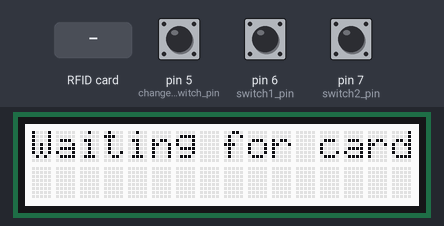
The sketch below on a simulated Arduino Uno, built with avr-gcc and run on an emulated ATmega328P. Parts: 16×2 character LCD. The test bench sets the inputs (shaded band); at power-on: pin 5 (change_switch_pin) LOW, pin 6 (switch1_pin) HIGH, pin 7 (switch2_pin) HIGH. What the sketch prints to the serial monitor is not drawn.

Above: at 1.2 s.
1.3 s: RFID card 5E 7A 19 C4 held to the reader
At 2.2 s:
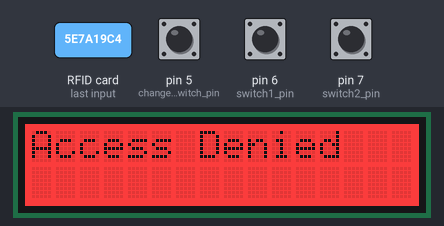
Timing chart, 0 to 4.3 s (numbered marks = the images above; inputs shaded):
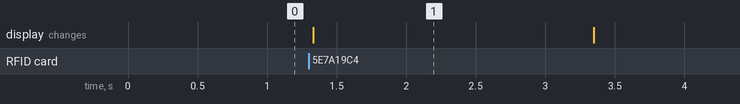

The sketch:

RFID.ino
```cpp
/*
 * Jimmy Hickey
 * Store up to 4 RFID IDs
 * When another is read, check it against the pre-approved list of stored IDs
 * If the read ID is in the list access will be granted, otherwise it will be denied.
 * 3 switches control the change of stored IDS.
 * Swtich 1: bit 1 of the list of IDS
 * Switch 2: bit 0 of the list of IDS
 * Switch 3: saftey switch. If on an ID can be changed, otherwise (regardless of the other two switches) the IDs will stay the same.
 */


#include <Wire.h>
#include <SPI.h>
#include <Adafruit_PN532.h>
#include "rgb_lcd.h"

// Create LCD
rgb_lcd lcd;

// If using the breakout or shield with I2C, define just the pins connected
// to the IRQ and reset lines.  Use the values below (2, 3) for the shield!
#define PN532_IRQ   (2)
#define PN532_RESET (3)  // Not connected by default on the NFC Shield

// Array that will hold the four accepted IDs
uint32_t acceptedIDs[4] = {0, 0, 0, 0};

// Or use this line for a breakout or shield with an I2C connection:
Adafruit_PN532 nfc(PN532_IRQ, PN532_RESET);

// If high, the user will be able to change the accepted IDs
int change_switch_pin = 5;

// Two switches to choose which ID to change
// 00 = 0, 01 = 1, 10 = 2, 11 = 3
int switch1_pin = 6;
int switch2_pin = 7;

void setup() {
  Serial.begin(9600);
  nfc.begin();

  // set up the LCD's number of columns and rows:
  lcd.begin(16, 2);
  lcd.setRGB(255,255,255);

  pinMode(change_switch_pin, INPUT);
  pinMode(switch1_pin, INPUT);
  pinMode(switch2_pin, INPUT);

  // configure board to read RFID tags
  nfc.SAMConfig();

}

unsigned digit = 0;

void loop() {

 lcd.setRGB(255,255,255);
 lcd.clear();
 lcd.print("Waiting for card");

 int change = digitalRead(change_switch_pin);
 int sw1 = digitalRead(switch1_pin);
 int sw2 = digitalRead(switch2_pin);
 Serial.print(change);
 Serial.print(" ");
 Serial.print(sw1);
 Serial.print(" ");
 Serial.println(sw2);

 // Assign an ID to slot 0
 if (change && !sw1 && !sw2){
    acceptedIDs[0] = findCard();
 }

  // Assign an ID to slot 1
 if (change && sw1 && !sw2){
    acceptedIDs[1] = findCard();
 }

  // Assign an ID to slot 2
 if (change && !sw1 && sw2){
    acceptedIDs[2] = findCard();
 }

  // Assign an ID to slot 3
 if (change && sw1 && sw2){
    acceptedIDs[3] = findCard();
 }

 // Store the ID of the card being read
 uint32_t inputID = findCard();

 boolean allowedCard = false;

 // Check if the ID is in the list
 for (int i = 0; i <= 3; i++){
  Serial.print("Array position "); Serial.print(i); Serial.print(" "); Serial.print(acceptedIDs[i]); Serial.print("\n");

  if (acceptedIDs[i] == inputID){
    allowedCard = true;
  }
 }

 // If card ID is in the list of allowed cards
 if (allowedCard){
  lcd.setRGB(0,0,255);
  lcd.clear();
  lcd.print("Access Granted");
  delay(2000);
 }
 else{
  lcd.setRGB(255,0,0);
  lcd.clear();
  lcd.print("Access Denied");
  delay(2000);
 }

}

uint32_t findCard(){
  uint8_t success;                          // Flag to check if there was an error with the PN532
  uint8_t uid[] = { 0, 0, 0, 0, 0, 0, 0 };  // Buffer to store the returned UID
  uint8_t uidLength;                        // Length of the UID (4 or 7 bytes depending on ISO14443A card type)

  uint32_t cardidentifier = 0;

 // Looks for ISO1443A cards
 // Populated uid with their ID
 // Marks their uid Length of either 4 bytes or 7 bytes
  success = nfc.readPassiveTargetID(PN532_MIFARE_ISO14443A, uid, &uidLength);

  if(success){
    // Serial.print("Card detected with ID: ");

    // turn the four byte UID of a mifare classic into a single variable #
    cardidentifier = uid[3];
    cardidentifier <<= 8; cardidentifier |= uid[2];
    cardidentifier <<= 8; cardidentifier |= uid[1];
    cardidentifier <<= 8; cardidentifier |= uid[0];

    // Serial.println(cardidentifier);
    return(cardidentifier);
  }
}
```

Measured:
- after the input at 1.3 s, the display: changes at once (image 1)
- what the display in image 1 shows lasts 2.1 s, from 1.3 s to 3.4 s
